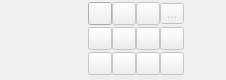
<ui version="4.0">
 <class>qMRMLThreeDViewControllerWidget</class>
 <widget class="QWidget" name="qMRMLThreeDViewControllerWidget">
  <property name="geometry">
   <rect>
    <x>0</x>
    <y>0</y>
    <width>226</width>
    <height>80</height>
   </rect>
  </property>
  <property name="sizePolicy">
   <sizepolicy hsizetype="Preferred" vsizetype="Maximum">
    <horstretch>0</horstretch>
    <verstretch>0</verstretch>
   </sizepolicy>
  </property>
  <property name="windowTitle">
   <string>3D视图控制器</string>
  </property>
  <layout class="QHBoxLayout" name="horizontalLayout">
   <property name="leftMargin">
    <number>0</number>
   </property>
   <property name="topMargin">
    <number>0</number>
   </property>
   <property name="rightMargin">
    <number>0</number>
   </property>
   <property name="bottomMargin">
    <number>0</number>
   </property>
   <item>
    <widget class="ctkAxesWidget" name="AxesWidget">
     <property name="sizePolicy">
      <sizepolicy hsizetype="Fixed" vsizetype="Ignored">
       <horstretch>0</horstretch>
       <verstretch>0</verstretch>
      </sizepolicy>
     </property>
     <property name="autoReset">
      <bool>true</bool>
     </property>
    </widget>
   </item>
   <item>
    <layout class="QGridLayout" name="gridLayout">
     <property name="spacing">
      <number>0</number>
     </property>
     <item row="2" column="0">
      <widget class="QToolButton" name="ZoomOutButton">
       <property name="enabled">
        <bool>false</bool>
       </property>
       <property name="toolTip">
        <string>略微缩小场景</string>
       </property>
       <property name="text">
        <string />
       </property>
       <property name="icon">
        <iconset resource="../qMRMLWidgets.qrc">
         <normaloff>:/Icons/ViewZoomOut.png</normaloff>:/Icons/ViewZoomOut.png</iconset>
       </property>
       <property name="autoRepeat">
        <bool>true</bool>
       </property>
      </widget>
     </item>
     <item row="1" column="1">
      <widget class="QToolButton" name="SpinButton">
       <property name="enabled">
        <bool>false</bool>
       </property>
       <property name="toolTip">
        <string>旋转3D视图</string>
       </property>
       <property name="text">
        <string />
       </property>
       <property name="icon">
        <iconset resource="../qMRMLWidgets.qrc">
         <normaloff>:/Icons/ViewSpin.png</normaloff>:/Icons/ViewSpin.png</iconset>
       </property>
       <property name="checkable">
        <bool>true</bool>
       </property>
      </widget>
     </item>
     <item row="2" column="1">
      <widget class="QToolButton" name="RockButton">
       <property name="enabled">
        <bool>false</bool>
       </property>
       <property name="toolTip">
        <string>摇动3D视图</string>
       </property>
       <property name="text">
        <string />
       </property>
       <property name="icon">
        <iconset resource="../qMRMLWidgets.qrc">
         <normaloff>:/Icons/ViewRock.png</normaloff>:/Icons/ViewRock.png</iconset>
       </property>
       <property name="checkable">
        <bool>true</bool>
       </property>
      </widget>
     </item>
     <item row="2" column="2">
      <widget class="QToolButton" name="VisibilityButton">
       <property name="enabled">
        <bool>false</bool>
       </property>
       <property name="toolTip">
        <string>切换3D视图中元素的可见性</string>
       </property>
       <property name="text">
        <string />
       </property>
       <property name="icon">
        <iconset resource="../qMRMLWidgets.qrc">
         <normaloff>:/Icons/VisibleOn.png</normaloff>:/Icons/VisibleOn.png</iconset>
       </property>
       <property name="popupMode">
        <enum>QToolButton::InstantPopup</enum>
       </property>
      </widget>
     </item>
     <item row="1" column="2">
      <widget class="QToolButton" name="OrientationMarkerButton">
       <property name="enabled">
        <bool>false</bool>
       </property>
       <property name="toolTip">
        <string>定位标记</string>
       </property>
       <property name="text">
        <string />
       </property>
       <property name="icon">
        <iconset resource="../qMRMLWidgets.qrc">
         <normaloff>:/Icons/OrientationMarker.png</normaloff>:/Icons/OrientationMarker.png</iconset>
       </property>
       <property name="popupMode">
        <enum>QToolButton::InstantPopup</enum>
       </property>
      </widget>
     </item>
     <item row="1" column="0">
      <widget class="QToolButton" name="ZoomInButton">
       <property name="enabled">
        <bool>false</bool>
       </property>
       <property name="toolTip">
        <string>略微放大场景</string>
       </property>
       <property name="text">
        <string />
       </property>
       <property name="icon">
        <iconset resource="../qMRMLWidgets.qrc">
         <normaloff>:/Icons/ViewZoomIn.png</normaloff>:/Icons/ViewZoomIn.png</iconset>
       </property>
       <property name="autoRepeat">
        <bool>true</bool>
       </property>
      </widget>
     </item>
     <item row="2" column="3">
      <widget class="QToolButton" name="MoreToolButton">
       <property name="enabled">
        <bool>false</bool>
       </property>
       <property name="text">
        <string />
       </property>
       <property name="icon">
        <iconset resource="../qMRMLWidgets.qrc">
         <normaloff>:/Icons/SliceMoreOptions.png</normaloff>:/Icons/SliceMoreOptions.png</iconset>
       </property>
       <property name="popupMode">
        <enum>QToolButton::InstantPopup</enum>
       </property>
      </widget>
     </item>
     <item row="1" column="3">
      <widget class="QToolButton" name="ShadowsButton">
       <property name="enabled">
        <bool>false</bool>
       </property>
       <property name="toolTip">
        <string>显示阴影以改善深度感知</string>
       </property>
       <property name="text">
        <string />
       </property>
       <property name="icon">
        <iconset resource="../qMRMLWidgets.qrc">
         <normaloff>:/Icons/ViewShadows.svg</normaloff>:/Icons/ViewShadows.svg</iconset>
       </property>
       <property name="popupMode">
        <enum>QToolButton::InstantPopup</enum>
       </property>
      </widget>
     </item>
     <item row="0" column="3">
      <widget class="QToolButton" name="RulerButton">
       <property name="enabled">
        <bool>false</bool>
       </property>
       <property name="toolTip">
        <string>显示标尺。仅在正投影模式下可用。</string>
       </property>
       <property name="text">
        <string>...</string>
       </property>
       <property name="icon">
        <iconset resource="../qMRMLWidgets.qrc">
         <normaloff>:/Icons/Ruler.png</normaloff>:/Icons/Ruler.png</iconset>
       </property>
       <property name="popupMode">
        <enum>QToolButton::InstantPopup</enum>
       </property>
      </widget>
     </item>
     <item row="0" column="2">
      <widget class="QToolButton" name="OrthoButton">
       <property name="enabled">
        <bool>false</bool>
       </property>
       <property name="toolTip">
        <string>在3D视图中切换正投影和透视渲染。</string>
       </property>
       <property name="text">
        <string />
       </property>
       <property name="icon">
        <iconset resource="../qMRMLWidgets.qrc">
         <normaloff>:/Icons/ViewPerspective.png</normaloff>
         <normalon>:/Icons/ViewOrtho.png</normalon>:/Icons/ViewPerspective.png</iconset>
       </property>
       <property name="checkable">
        <bool>true</bool>
       </property>
      </widget>
     </item>
     <item row="0" column="1">
      <widget class="QToolButton" name="CenterButton">
       <property name="enabled">
        <bool>false</bool>
       </property>
       <property name="toolTip">
        <string>居中视图</string>
       </property>
      </widget>
     </item>
     <item row="0" column="0">
      <widget class="QToolButton" name="ViewLinkButton">
       <property name="toolTip">
        <string>链接3D视图。同步同一视图组中所有3D视图的属性。</string>
       </property>
       <property name="text">
        <string />
       </property>
       <property name="icon">
        <iconset resource="../qMRMLWidgets.qrc">
         <normaloff>:/Icons/LinkOff.png</normaloff>
         <normalon>:/Icons/LinkOn.png</normalon>:/Icons/LinkOff.png</iconset>
       </property>
       <property name="checkable">
        <bool>true</bool>
       </property>
       <property name="checked">
        <bool>false</bool>
       </property>
       <property name="autoRaise">
        <bool>false</bool>
       </property>
      </widget>
     </item>
    </layout>
   </item>
  </layout>
  <action name="actionNoStereo">
   <property name="checkable">
    <bool>true</bool>
   </property>
   <property name="checked">
    <bool>true</bool>
   </property>
   <property name="text">
    <string>无立体</string>
   </property>
  </action>
  <action name="actionSwitchToRedBlueStereo">
   <property name="checkable">
    <bool>true</bool>
   </property>
   <property name="text">
    <string>红/蓝</string>
   </property>
  </action>
  <action name="actionSwitchToAnaglyphStereo">
   <property name="checkable">
    <bool>true</bool>
   </property>
   <property name="text">
    <string>立体图</string>
   </property>
  </action>
  <action name="actionSwitchToQuadBufferStereo">
   <property name="checkable">
    <bool>true</bool>
   </property>
   <property name="text">
    <string>四缓冲</string>
   </property>
  </action>
  <action name="actionSwitchToInterlacedStereo">
   <property name="checkable">
    <bool>true</bool>
   </property>
   <property name="text">
    <string>交错</string>
   </property>
   <property name="toolTip">
    <string>切换到交错立体模式</string>
   </property>
  </action>
  <action name="actionSet3DAxisVisible">
   <property name="checkable">
    <bool>true</bool>
   </property>
   <property name="checked">
    <bool>true</bool>
   </property>
   <property name="text">
    <string>3D立方体</string>
   </property>
  </action>
  <action name="actionSet3DAxisLabelVisible">
   <property name="checkable">
    <bool>true</bool>
   </property>
   <property name="checked">
    <bool>true</bool>
   </property>
   <property name="text">
    <string>3D坐标轴标签</string>
   </property>
  </action>
  <action name="actionSetLightBlueBackground">
   <property name="checkable">
    <bool>true</bool>
   </property>
   <property name="checked">
    <bool>true</bool>
   </property>
   <property name="text">
    <string>浅蓝色背景</string>
   </property>
   <property name="toolTip">
    <string>设置浅蓝色背景</string>
   </property>
  </action>
  <action name="actionSetBlackBackground">
   <property name="checkable">
    <bool>true</bool>
   </property>
   <property name="text">
    <string>黑色背景</string>
   </property>
   <property name="toolTip">
    <string>设置黑色背景</string>
   </property>
  </action>
  <action name="actionSetWhiteBackground">
   <property name="checkable">
    <bool>true</bool>
   </property>
   <property name="text">
    <string>白色背景</string>
   </property>
   <property name="toolTip">
    <string>设置白色背景</string>
   </property>
  </action>
  <action name="actionCenter">
   <property name="icon">
    <iconset resource="../qMRMLWidgets.qrc">
     <normaloff>:/Icons/ViewCenter.png</normaloff>:/Icons/ViewCenter.png</iconset>
   </property>
   <property name="text">
    <string>居中</string>
   </property>
   <property name="toolTip">
    <string>居中视图</string>
   </property>
  </action>
  <action name="actionUseDepthPeeling">
   <property name="checkable">
    <bool>true</bool>
   </property>
   <property name="text">
    <string>使用深度剥离</string>
   </property>
   <property name="toolTip">
    <string>深度剥离用于按顺序渲染透明表面模型</string>
   </property>
  </action>
  <action name="actionSetFPSVisible">
   <property name="checkable">
    <bool>true</bool>
   </property>
   <property name="icon">
    <iconset resource="../qMRMLWidgets.qrc">
     <normaloff>:/Icons/ViewFPS.png</normaloff>:/Icons/ViewFPS.png</iconset>
   </property>
   <property name="text">
    <string>显示/隐藏每秒帧数 (FPS)</string>
   </property>
  </action>
  <action name="actionSwitchToUserDefinedStereo_1">
   <property name="checkable">
    <bool>true</bool>
   </property>
   <property name="text">
    <string>用户定义 1</string>
   </property>
   <property name="toolTip">
    <string>切换到用户定义的立体模式 1</string>
   </property>
  </action>
  <action name="actionSwitchToUserDefinedStereo_2">
   <property name="checkable">
    <bool>true</bool>
   </property>
   <property name="text">
    <string>用户定义 2</string>
   </property>
   <property name="toolTip">
    <string>切换到用户定义的立体模式 2</string>
   </property>
  </action>
  <action name="actionSwitchToUserDefinedStereo_3">
   <property name="checkable">
    <bool>true</bool>
   </property>
   <property name="text">
    <string>用户定义 3</string>
   </property>
   <property name="toolTip">
    <string>切换到用户定义的立体模式 3</string>
   </property>
  </action>
  <action name="actionOrientationMarkerTypeNone">
   <property name="checkable">
    <bool>true</bool>
   </property>
   <property name="text">
    <string>无定位标记</string>
   </property>
   <property name="toolTip">
    <string>隐藏定位标记</string>
   </property>
  </action>
  <action name="actionOrientationMarkerTypeCube">
   <property name="checkable">
    <bool>true</bool>
   </property>
   <property name="text">
    <string>立方体</string>
   </property>
   <property name="toolTip">
    <string>显示立方体定位标记</string>
   </property>
  </action>
  <action name="actionOrientationMarkerTypeHuman">
   <property name="checkable">
    <bool>true</bool>
   </property>
   <property name="text">
    <string>人形</string>
   </property>
   <property name="toolTip">
    <string>显示人形定位标记</string>
   </property>
  </action>
  <action name="actionOrientationMarkerTypeAxes">
   <property name="checkable">
    <bool>true</bool>
   </property>
   <property name="text">
    <string>坐标轴</string>
   </property>
   <property name="toolTip">
    <string>显示坐标轴定位标记</string>
   </property>
  </action>
  <action name="actionOrientationMarkerSizeSmall">
   <property name="checkable">
    <bool>true</bool>
   </property>
   <property name="text">
    <string>小</string>
   </property>
   <property name="toolTip">
    <string>小定位标记尺寸</string>
   </property>
  </action>
  <action name="actionOrientationMarkerSizeMedium">
   <property name="checkable">
    <bool>true</bool>
   </property>
   <property name="text">
    <string>中</string>
   </property>
   <property name="toolTip">
    <string>中定位标记尺寸</string>
   </property>
  </action>
  <action name="actionOrientationMarkerSizeLarge">
   <property name="checkable">
    <bool>true</bool>
   </property>
   <property name="text">
    <string>大</string>
   </property>
   <property name="toolTip">
    <string>大定位标记尺寸</string>
   </property>
  </action>
  <action name="actionRulerTypeNone">
   <property name="checkable">
    <bool>true</bool>
   </property>
   <property name="text">
    <string>无标尺</string>
   </property>
   <property name="toolTip">
    <string>隐藏标尺</string>
   </property>
  </action>
  <action name="actionRulerTypeThin">
   <property name="checkable">
    <bool>true</bool>
   </property>
   <property name="text">
    <string>细</string>
   </property>
   <property name="toolTip">
    <string>显示细标尺</string>
   </property>
  </action>
  <action name="actionRulerTypeThick">
   <property name="checkable">
    <bool>true</bool>
   </property>
   <property name="text">
    <string>粗</string>
   </property>
   <property name="toolTip">
    <string>显示粗标尺</string>
   </property>
  </action>
  <action name="actionRulerColorWhite">
   <property name="checkable">
    <bool>true</bool>
   </property>
   <property name="text">
    <string>白色标尺</string>
   </property>
  </action>
  <action name="actionRulerColorBlack">
   <property name="checkable">
    <bool>true</bool>
   </property>
   <property name="text">
    <string>黑色标尺</string>
   </property>
  </action>
  <action name="actionRulerColorYellow">
   <property name="checkable">
    <bool>true</bool>
   </property>
   <property name="text">
    <string>黄色标尺</string>
   </property>
  </action>
  <action name="actionStereo">
   <property name="icon">
    <iconset resource="../qMRMLWidgets.qrc">
     <normaloff>:/Icons/ViewStereo.png</normaloff>:/Icons/ViewStereo.png</iconset>
   </property>
   <property name="text">
    <string>立体观看</string>
   </property>
   <property name="toolTip">
    <string>选择立体观看模式</string>
   </property>
  </action>
  <action name="actionShadowsVisibility">
   <property name="checkable">
    <bool>true</bool>
   </property>
   <property name="text">
    <string>阴影可见性</string>
   </property>
   <property name="toolTip">
    <string>使物体投射阴影以改善深度感知</string>
   </property>
  </action>
 </widget>
 <customwidgets>
  <customwidget>
   <class>ctkAxesWidget</class>
   <extends>QWidget</extends>
   <header>ctkAxesWidget.h</header>
  </customwidget>
 </customwidgets>
 <resources>
  <include location="../qMRMLWidgets.qrc" />
 </resources>
 <connections />
</ui>
